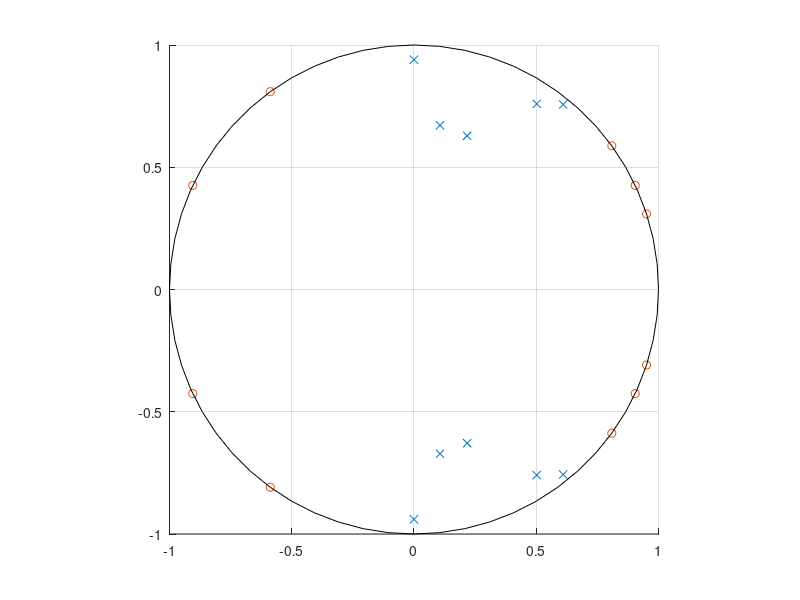
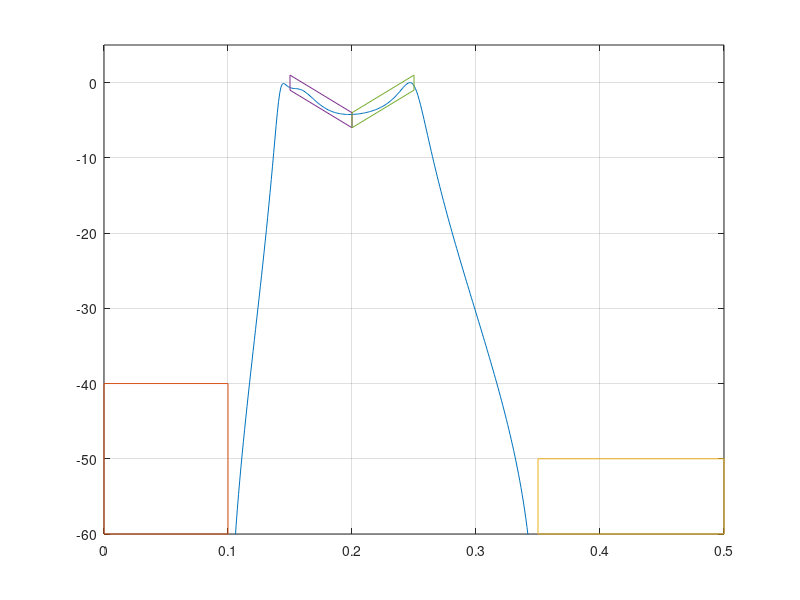

These charts were generated, in order, by the following MATLAB code: (Note: this script raises an error after producing the figures.)
%% Lab 3 - Task 2

%This function is designed to take pole and zeros in the z-plane and create
%a filter based on those poles.  Our specific filter was required to
%attenuate -40dB at frequencies below f = .1 and -50dB at frequencies above
%f = .35.  In the .15 < f < .25 band, there is a pass band which must fit
%the graph given in the lab manual.

N = 1024;
f = linspace(0,1,N);
w = 2*pi*f;
z = exp(j*w);

limits = true;



iir_poles =[
    %{
    .9 * exp(j*2*pi*.14*[1 -1]), ...
    .93 * exp(j*2*pi*.15*[1 -1]), ...
    .615 * exp(j*2*pi*.2*[1 -1]), ...
    .92 * exp(j*2*pi*.25*[1 -1]), ...
    .000 * exp(j*2*pi* 0*[1 -1]), ...
    .000 * exp(j*2*pi* 0 *[1 -1])
    %}
    .972 * exp(j*2*pi*.142*[1 -1]), ...
    .91 * exp(j*2*pi*.157*[1 -1]), ...
    .665 * exp(j*2*pi*.197*[1 -1]), ...
    .94 * exp(j*2*pi*.25*[1 -1]), ...
    .68 * exp(j*2*pi*.225*[1 -1])
    

];

iir_zeros =[
    %{
   	1, ...
    -1, ...
    exp(j*2*pi*.05*[1 -1]), ...
    exp(j*2*pi*.07*[1 -1]), ...
    exp(j*2*pi*.1*[1 -1]), ...
    exp(j*2*pi*.35*[1 -1]), ...
    exp(j*2*pi*.43*[1 -1])
%}

    exp(j*2*pi*.05*[1 -1]), ...
    exp(j*2*pi*.07*[1 -1]), ...
    exp(j*2*pi*.1*[1 -1]), ...
    exp(j*2*pi*.35*[1 -1]), ...
    exp(j*2*pi*.43*[1 -1])
];

num = poly(iir_zeros);
den = poly(iir_poles);
hold on;
plot(iir_poles, 'x');
plot(iir_zeros, 'o');
rectangle('Position',[-1 -1 2 2],'Curvature',[1 1]);
grid;
axis square;

k = 1/(max(abs(polyval(num,z)./polyval(den,z))));

H = 20*log10(k*abs(polyval(num,z)./polyval(den,z)));

figure;
plot(f,H);
hold on;
grid on;
xlim([0 .5]);
ylim([-60, 5]);

%% Geometric Limits for Gain
if(limits)
    plot([0 .1 .1 0 0],[-40 -40 -60 -60 -40]);
    plot([.35 .5 .5 .35 .35],[-50 -50 -60 -60 -50]);

    plot([.15 .2 .2 .15 .15],[1 -4 -6 -1 1]);
    plot([.2 .25 .25 .2 .2],[-4 1 -1 -6 -4]);
end


%% Creates second order sections
[sos,g] = zp2sos(iir_zeros,iir_poles,k,'up','inf');

lab3_task3(sos,g);



